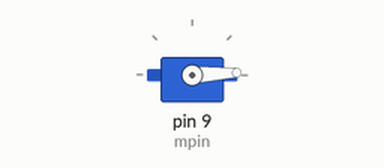
The sketch below on a simulated Arduino Uno, built with avr-gcc and run on an emulated ATmega328P. Parts: servo.

Above: at 0.05 s.
At 1.25 s:
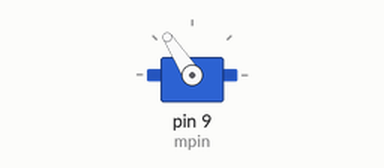
At 2.5 s:
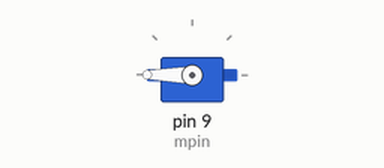
At 5.0 s:
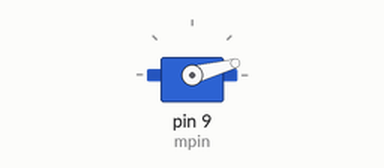
Timing chart, 0 to 6.7 s (numbered marks = the images above):
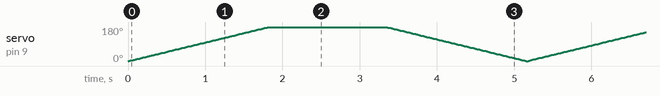

The sketch:

task_1.2.4.ino
```cpp
#include <Servo.h>
int mpin=9;
Servo myservo;
void setup() {
  // put your setup code here, to run once:
  myservo.attach(mpin);
}

void loop() {
  // put your main code here, to run repeatedly:
  for(int angle=0;angle<=255;angle++)
  {
    myservo.write(angle);
    delay(10);
  }
  for(int angle=255;angle>=0;angle--)
  {
    myservo.write(angle);
    delay(10);
  }
}
```
